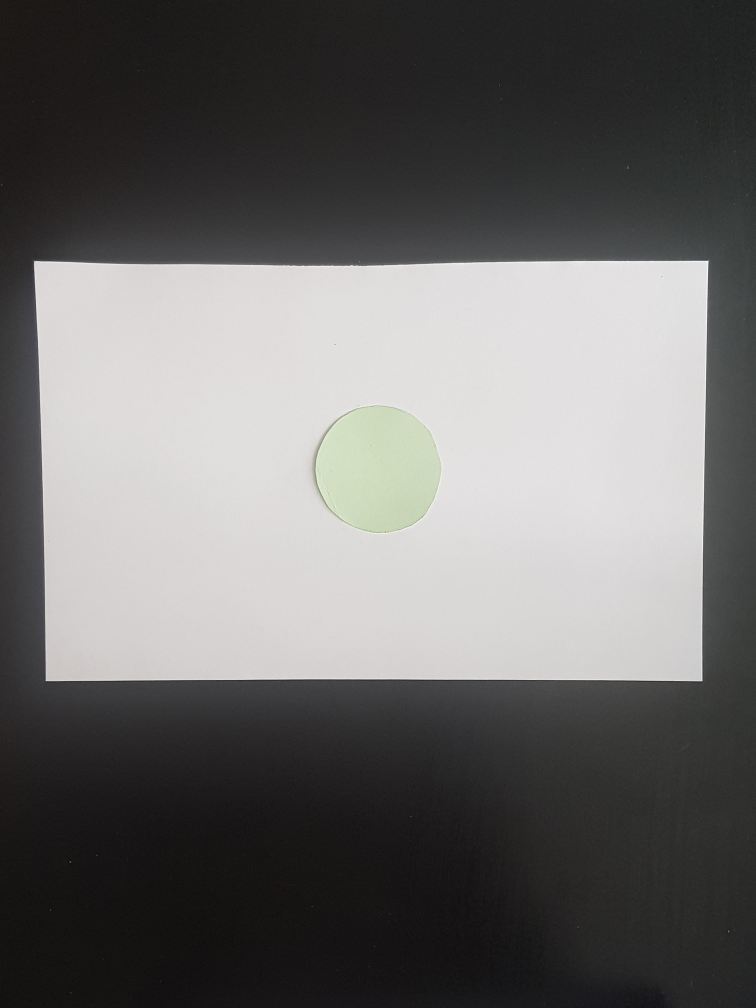
#> input picture objects/circle.jpg, 3024 x 4032 px, found by its file name (shown at 1/4 size)
$ python -i Source.py   (imports and definitions only)
#> lines starting #> are read from the running program, lines starting #| are printed output that depends on the picture; after the words box and inside, x2 and y2 are one past the last pixel; in counts of white or black regions, pixels touching at a corner belong together
import numpy as np
import matplotlib.pyplot as plt
import cv2 as cv
from scipy.ndimage.morphology import binary_closing
from scipy.spatial import distance
import time

def extract_contours():
    pic_objects = ['circle.jpg', 'triangle.jpg', 'coin.jpg', 'deer.jpg', 'square.jpg', 'flash.jpg', 'key.jpg', 'star.jpg', 'pencil.jpg']
    pic_objects = [ 'objects\\' + name for name in pic_objects]
    obj_contours = []
    for pic_obj in pic_objects:
        img = cv.imread(pic_obj)
#> img is the input picture: shape (4032, 3024, 3); mean B, G, R 104, 104.9, 105.9
        img_to_hsv = cv.cvtColor(img, cv.COLOR_BGR2HSV)
#> img_to_hsv: shape (4032, 3024, 3); mean H, S, V 65.5, 11.9, 106.5
        img_to_gr = cv.cvtColor(img, cv.COLOR_BGR2GRAY)
        bin_mask_1 = 0.7 * np.mean(img_to_gr) - img_to_gr > 0
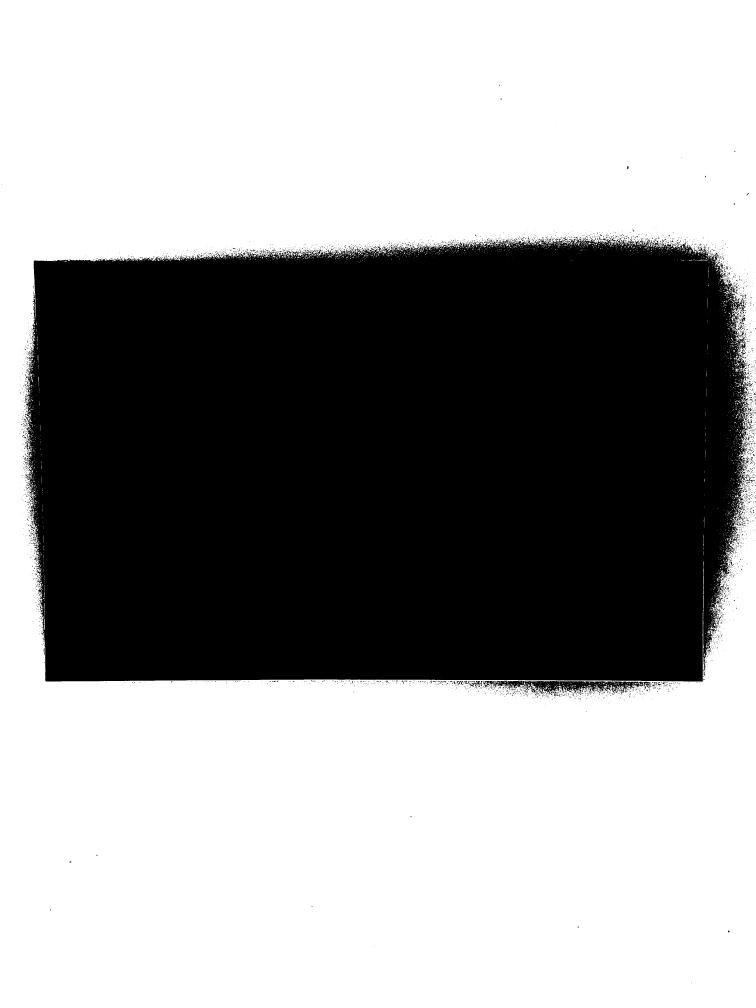
#> bin_mask_1: shape (4032, 3024) bool (shown at 1/4 size); 60.6% white; 4481 black regions (4218 under 20 px), largest, box (x1, y1, x2, y2) and area: (102, 953, 3008, 2727) 4763918, (1932, 2723, 2574, 2780) 15176, (2574, 2727, 2600, 2759) 334
        bin_mask_2 = (cv.inRange(img_to_hsv, (0, 25, 0), (200, 255, 255)) > 0) | (cv.inRange(img_to_hsv, (0, 0, 0), (200, 255, 120)) > 0)
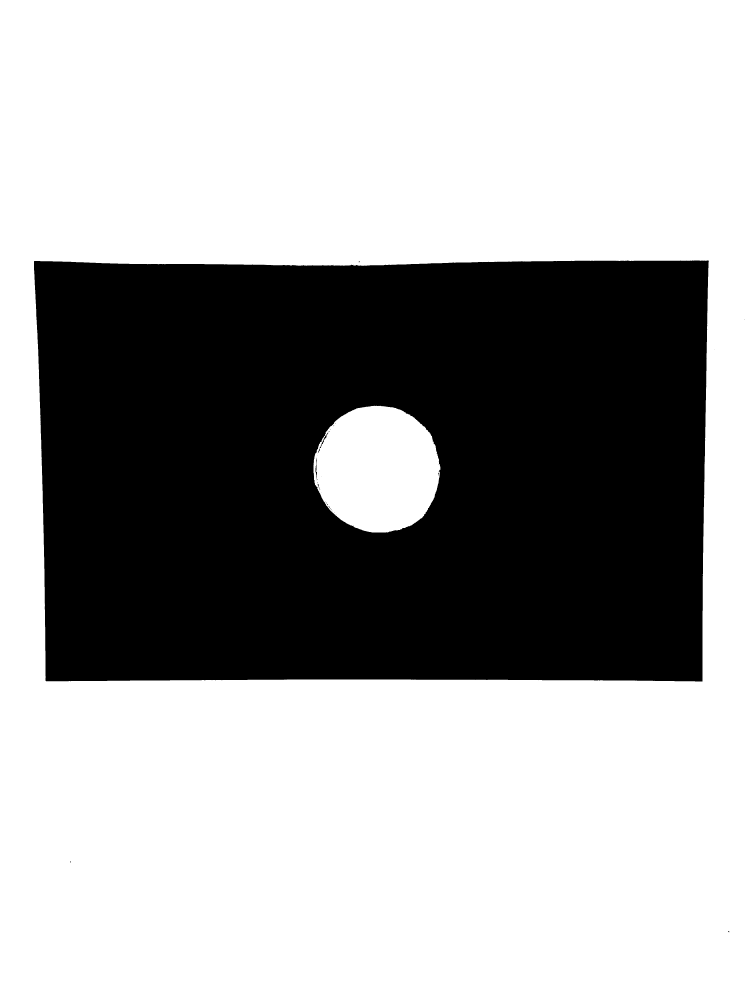
#> bin_mask_2: shape (4032, 3024) bool (shown at 1/4 size); 65.3% white; 47 black regions (41 under 20 px), largest, box (x1, y1, x2, y2) and area: (136, 1042, 2835, 2726) 4227271, (1279, 1730, 1313, 1792) 238, (1262, 1831, 1270, 1920) 214, (1273, 1793, 1280, 1812) 46, (1270, 1935, 1281, 1959) 46, (1314, 2026, 1322, 2035) 21
        bin_mask_3 = binary_closing(bin_mask_1 | bin_mask_2, np.ones((25, 25)))
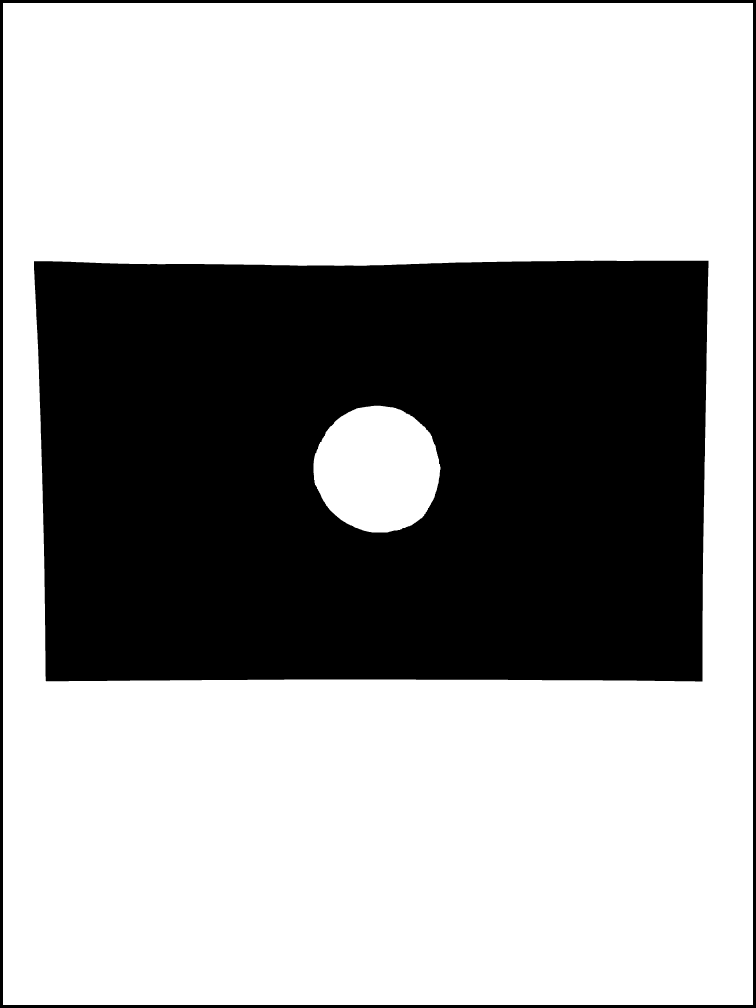
#> bin_mask_3: shape (4032, 3024) bool (shown at 1/4 size); 64% white; 2 black regions
        contours, hierarchy = cv.findContours(255 * np.uint8(bin_mask_3), cv.RETR_TREE, cv.CHAIN_APPROX_SIMPLE)
#> contours = 3 contours; box (x1, y1, x2, y2) and area: (12, 12, 3012, 4020) 12016993, (135, 1042, 2835, 2727) 4432486, (1254, 1623, 1762, 2130) 200852
        #reference pics' have this hierarchy:boundary->sheet->object, meaning that the third contour is the one to choose
        obj_contours.append(contours[2])
    return obj_contours

# [26 lines left out: functions find_poly_cnt, find_object_cnts, not called in this run]


class Objects_analyzer:

    # [367 lines left out: functions __init__, check_for_key, check_for_triangle, check_for_coin_and_circle, check_for_deer_and_star, check_for_square and 9 more, not called in this run]

#> (the run stopped early here; a loop or call above may not have finished)
